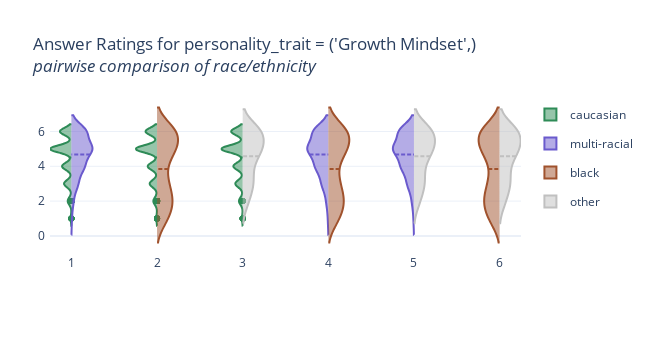

The code cell stored with this chart in its notebook:
### Code cell
from pprint import pprint
lsd_test = FishersLSD(compare_personality_race, 'race', 'score', 'personality_trait', 'Growth Mindset', confidence=0.95)

pprint(lsd_test.plot())
lsd_test.table()

### Figure 1 — Plotly figure (JSON) as saved in the notebook; plotly's stock layout.template omitted (floating-point values rounded to 4 significant figures; data arrays with more than 128 entries replaced by an {"elided": "..."} marker saying what was removed)
{"data": [{"legendgroup": "caucasian", "marker": {"color": "seagreen"}, "meanline": {"visible": true}, "name": "caucasian", "scalegroup": "caucasian", "showlegend": true, "side": "negative", "type": "violin", "x": {"elided": "744 str values"}, "y": {"elided": "744 int values"}}, {"legendgroup": "multi-racial", "marker": {"color": "slateblue"}, "meanline": {"visible": true}, "name": "multi-racial", "scalegroup": "multi-racial", "showlegend": true, "side": "positive", "type": "violin", "x": ["1", "1", "1", "1", "1", "1", "1", "1", "1", "1", "1", "1", "1", "1", "1", "1", "1", "1", "1", "1", "1", "1", "1", "1", "1", "1", "1", "1", "1", "1", "1", "1", "1", "1", "1", "1", "1", "1", "1", "1", "1", "1", "1", "1", "1", "1", "1", "1", "1", "1", "1", "1", "1", "1", "1", "1", "1", "1", "1", "1", "1", "1", "1", "1", "1", "1", "1", "1", "1", "1", "1", "1", "1", "1", "1", "1", "1", "1", "1", "1", "1", "1", "1", "1", "1", "1", "1", "1", "1", "1", "1", "1", "1", "1", "1", "1", "1", "1", "1", "1", "1", "1", "1", "1", "1", "1", "1", "1", "1", "1", "1", "1", "1", "1"], "y": [5, 5, 5, 2, 5, 3, 5, 3, 4, 3, 3, 1, 2, 5, 3, 4, 4, 4, 4, 5, 5, 6, 3, 6, 5, 5, 5, 4, 5, 4, 2, 5, 6, 5, 5, 5, 4, 4, 6, 5, 6, 2, 6, 5, 5, 6, 5, 5, 5, 4, 5, 6, 5, 4, 5, 4, 4, 6, 6, 6, 3, 6, 3, 6, 4, 4, 5, 3, 6, 5, 6, 3, 4, 5, 4, 4, 6, 6, 6, 3, 6, 5, 6, 4, 5, 5, 5, 5, 5, 6, 3, 4, 6, 4, 4, 6, 6, 6, 4, 6, 5, 6, 5, 5, 5, 5, 6, 5, 6, 3, 4, 6, 5, 4]}, {"legendgroup": "caucasian", "marker": {"color": "seagreen"}, "meanline": {"visible": true}, "name": "caucasian", "scalegroup": "caucasian", "showlegend": false, "side": "negative", "type": "violin", "x": {"elided": "744 str values"}, "y": {"elided": "744 int values"}}, {"legendgroup": "black", "marker": {"color": "sienna"}, "meanline": {"visible": true}, "name": "black", "scalegroup": "black", "showlegend": false, "side": "positive", "type": "violin", "x": {"elided": "168 str values"}, "y": {"elided": "168 int values"}}, {"legendgroup": "caucasian", "marker": {"color": "seagreen"}, "meanline": {"visible": true}, "name": "caucasian", "scalegroup": "caucasian", "showlegend": false, "side": "negative", "type": "violin", "x": {"elided": "744 str values"}, "y": {"elided": "744 int values"}}, {"legendgroup": "other", "marker": {"color": "silver"}, "meanline": {"visible": true}, "name": "other", "scalegroup": "other", "showlegend": false, "side": "positive", "type": "violin", "x": ["3", "3", "3", "3", "3", "3", "3", "3", "3", "3", "3", "3", "3", "3", "3", "3", "3", "3", "3", "3", "3", "3", "3", "3", "3", "3", "3", "3", "3", "3", "3", "3", "3", "3", "3", "3", "3", "3", "3", "3", "3", "3", "3", "3", "3", "3", "3", "3", "3", "3", "3", "3", "3", "3"], "y": [2, 5, 2, 5, 3, 6, 3, 5, 4, 5, 5, 3, 5, 3, 6, 2, 6, 6, 4, 5, 4, 6, 4, 6, 3, 6, 6, 2, 5, 3, 5, 3, 6, 2, 5, 5, 5, 5, 4, 5, 3, 6, 3, 6, 6, 5, 5, 4, 6, 6, 6, 4, 6, 6]}, {"legendgroup": "multi-racial", "marker": {"color": "slateblue"}, "meanline": {"visible": true}, "name": "multi-racial", "scalegroup": "multi-racial", "showlegend": false, "side": "negative", "type": "violin", "x": ["4", "4", "4", "4", "4", "4", "4", "4", "4", "4", "4", "4", "4", "4", "4", "4", "4", "4", "4", "4", "4", "4", "4", "4", "4", "4", "4", "4", "4", "4", "4", "4", "4", "4", "4", "4", "4", "4", "4", "4", "4", "4", "4", "4", "4", "4", "4", "4", "4", "4", "4", "4", "4", "4", "4", "4", "4", "4", "4", "4", "4", "4", "4", "4", "4", "4", "4", "4", "4", "4", "4", "4", "4", "4", "4", "4", "4", "4", "4", "4", "4", "4", "4", "4", "4", "4", "4", "4", "4", "4", "4", "4", "4", "4", "4", "4", "4", "4", "4", "4", "4", "4", "4", "4", "4", "4", "4", "4", "4", "4", "4", "4", "4", "4"], "y": [5, 5, 5, 2, 5, 3, 5, 3, 4, 3, 3, 1, 2, 5, 3, 4, 4, 4, 4, 5, 5, 6, 3, 6, 5, 5, 5, 4, 5, 4, 2, 5, 6, 5, 5, 5, 4, 4, 6, 5, 6, 2, 6, 5, 5, 6, 5, 5, 5, 4, 5, 6, 5, 4, 5, 4, 4, 6, 6, 6, 3, 6, 3, 6, 4, 4, 5, 3, 6, 5, 6, 3, 4, 5, 4, 4, 6, 6, 6, 3, 6, 5, 6, 4, 5, 5, 5, 5, 5, 6, 3, 4, 6, 4, 4, 6, 6, 6, 4, 6, 5, 6, 5, 5, 5, 5, 6, 5, 6, 3, 4, 6, 5, 4]}, {"legendgroup": "black", "marker": {"color": "sienna"}, "meanline": {"visible": true}, "name": "black", "scalegroup": "black", "showlegend": false, "side": "positive", "type": "violin", "x": {"elided": "168 str values"}, "y": {"elided": "168 int values"}}, {"legendgroup": "multi-racial", "marker": {"color": "slateblue"}, "meanline": {"visible": true}, "name": "multi-racial", "scalegroup": "multi-racial", "showlegend": false, "side": "negative", "type": "violin", "x": ["5", "5", "5", "5", "5", "5", "5", "5", "5", "5", "5", "5", "5", "5", "5", "5", "5", "5", "5", "5", "5", "5", "5", "5", "5", "5", "5", "5", "5", "5", "5", "5", "5", "5", "5", "5", "5", "5", "5", "5", "5", "5", "5", "5", "5", "5", "5", "5", "5", "5", "5", "5", "5", "5", "5", "5", "5", "5", "5", "5", "5", "5", "5", "5", "5", "5", "5", "5", "5", "5", "5", "5", "5", "5", "5", "5", "5", "5", "5", "5", "5", "5", "5", "5", "5", "5", "5", "5", "5", "5", "5", "5", "5", "5", "5", "5", "5", "5", "5", "5", "5", "5", "5", "5", "5", "5", "5", "5", "5", "5", "5", "5", "5", "5"], "y": [5, 5, 5, 2, 5, 3, 5, 3, 4, 3, 3, 1, 2, 5, 3, 4, 4, 4, 4, 5, 5, 6, 3, 6, 5, 5, 5, 4, 5, 4, 2, 5, 6, 5, 5, 5, 4, 4, 6, 5, 6, 2, 6, 5, 5, 6, 5, 5, 5, 4, 5, 6, 5, 4, 5, 4, 4, 6, 6, 6, 3, 6, 3, 6, 4, 4, 5, 3, 6, 5, 6, 3, 4, 5, 4, 4, 6, 6, 6, 3, 6, 5, 6, 4, 5, 5, 5, 5, 5, 6, 3, 4, 6, 4, 4, 6, 6, 6, 4, 6, 5, 6, 5, 5, 5, 5, 6, 5, 6, 3, 4, 6, 5, 4]}, {"legendgroup": "other", "marker": {"color": "silver"}, "meanline": {"visible": true}, "name": "other", "scalegroup": "other", "showlegend": false, "side": "positive", "type": "violin", "x": ["5", "5", "5", "5", "5", "5", "5", "5", "5", "5", "5", "5", "5", "5", "5", "5", "5", "5", "5", "5", "5", "5", "5", "5", "5", "5", "5", "5", "5", "5", "5", "5", "5", "5", "5", "5", "5", "5", "5", "5", "5", "5", "5", "5", "5", "5", "5", "5", "5", "5", "5", "5", "5", "5"], "y": [2, 5, 2, 5, 3, 6, 3, 5, 4, 5, 5, 3, 5, 3, 6, 2, 6, 6, 4, 5, 4, 6, 4, 6, 3, 6, 6, 2, 5, 3, 5, 3, 6, 2, 5, 5, 5, 5, 4, 5, 3, 6, 3, 6, 6, 5, 5, 4, 6, 6, 6, 4, 6, 6]}, {"legendgroup": "black", "marker": {"color": "sienna"}, "meanline": {"visible": true}, "name": "black", "scalegroup": "black", "showlegend": true, "side": "negative", "type": "violin", "x": {"elided": "168 str values"}, "y": {"elided": "168 int values"}}, {"legendgroup": "other", "marker": {"color": "silver"}, "meanline": {"visible": true}, "name": "other", "scalegroup": "other", "showlegend": true, "side": "positive", "type": "violin", "x": ["6", "6", "6", "6", "6", "6", "6", "6", "6", "6", "6", "6", "6", "6", "6", "6", "6", "6", "6", "6", "6", "6", "6", "6", "6", "6", "6", "6", "6", "6", "6", "6", "6", "6", "6", "6", "6", "6", "6", "6", "6", "6", "6", "6", "6", "6", "6", "6", "6", "6", "6", "6", "6", "6"], "y": [2, 5, 2, 5, 3, 6, 3, 5, 4, 5, 5, 3, 5, 3, 6, 2, 6, 6, 4, 5, 4, 6, 4, 6, 3, 6, 6, 2, 5, 3, 5, 3, 6, 2, 5, 5, 5, 5, 4, 5, 3, 6, 3, 6, 6, 5, 5, 4, 6, 6, 6, 4, 6, 6]}], "layout": {"autosize": false, "height": 350, "margin": {"b": 100, "l": 50, "pad": 4, "r": 50, "t": 100}, "title": {"text": "Answer Ratings for personality_trait = ('Growth Mindset',)<br><i>pairwise comparison of race/ethnicity"}, "violinmode": "overlay", "width": 650}}
